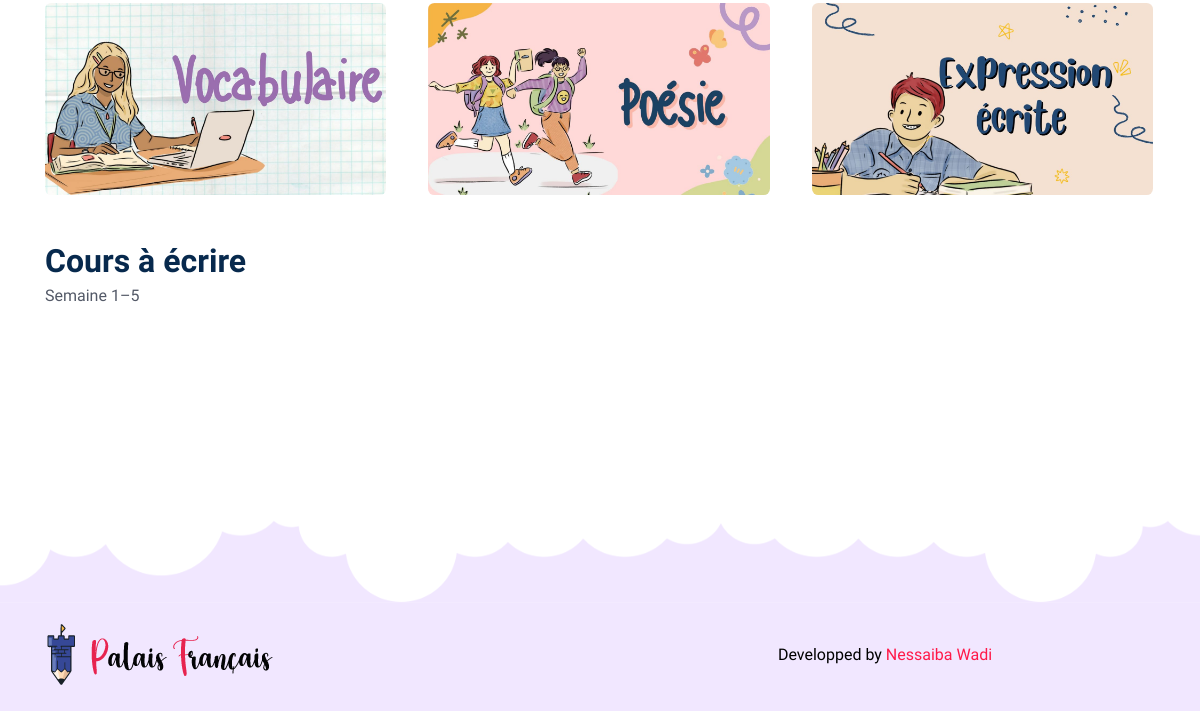
The page /Palais-Français/theme7.php (lower part) on the database as committed earlier.
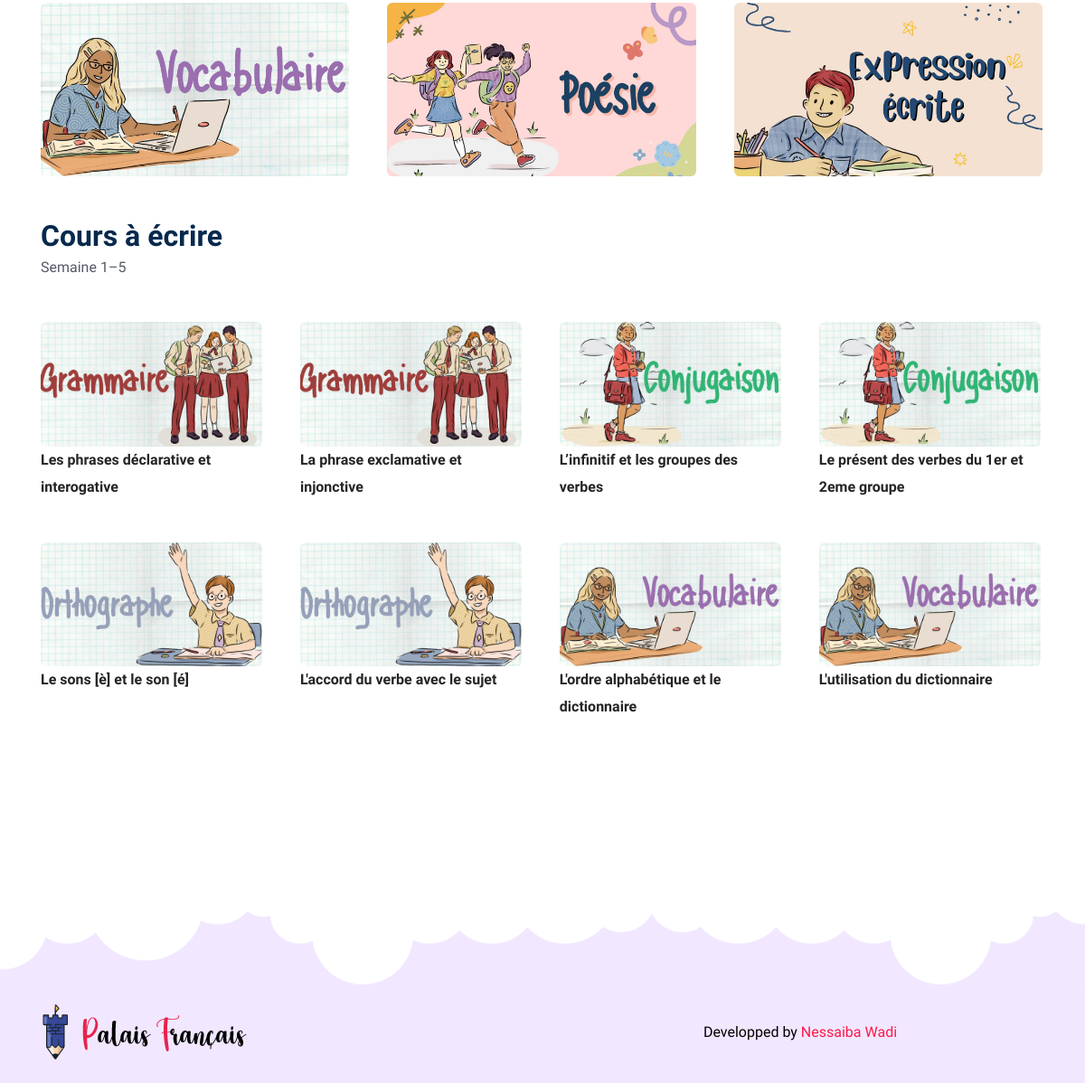
The same page on the database as committed later.
### tables this page shows
CREATE TABLE `courses` (
  `course_id` int(11) NOT NULL,
  `theme_id` int(11) DEFAULT NULL,
  `course_name` varchar(255) DEFAULT NULL,
  `course_pdf` varchar(255) DEFAULT NULL,
  `picture` varchar(255) DEFAULT NULL
);

CREATE TABLE `writingcourses` (
  `id` int(11) NOT NULL,
  `theme_id` int(11) DEFAULT NULL,
  `course_name` varchar(255) DEFAULT NULL,
  `course_pdf` varchar(255) DEFAULT NULL,
  `picture` varchar(255) DEFAULT NULL
);

### Palais-Français/theme7.php (the view, shortened to what this page needs)
<!DOCTYPE html>
<html lang="zxx">
<head>
    <link rel="stylesheet" href="assets/vendors/bootstrap/bootstrap.css">
    <link rel="stylesheet" href="assets/vendors/fontawesome/css/all.css">
    <link rel="stylesheet" href="assets/vendors/bicon/css/bicon.min.css">
    <link rel="stylesheet" href="assets/vendors/themify/themify-icons.css">
    <link rel="stylesheet" href="assets/vendors/animate-css/animate.css">
    <link rel="stylesheet" href="assets/vendors/woocommerce/woocommerce-layouts.css">
    <link rel="stylesheet" href="assets/vendors/woocommerce/woocommerce-small-screen.css">
    <link rel="stylesheet" href="assets/vendors/woocommerce/woocommerce.css">
    <link rel="stylesheet" href="assets/vendors/owl/assets/owl.carousel.min.css">
    <link rel="stylesheet" href="assets/vendors/owl/assets/owl.theme.default.min.css">
    <link rel="stylesheet" href="assets/css/style.css">
    <link rel="stylesheet" href="assets/css/responsive.css">
</head>
<body id="top-header">
<main class="site-main page-wrapper woocommerce">
    <section class="space-3">
        <div class="container">
            <div class="row">
                <div class="col-lg-12 mb-4 mb-lg-0">
                    <ul class="products columns-3">
                        <?php
                        include "conn.php";
                        $theme_id = 10;
                        $resultCourses = $mysqli->query("SELECT * FROM Courses WHERE theme_id = $theme_id");
                        $counter = 0;
                        while ($course = $resultCourses->fetch_assoc()) {
                            $counter++;
                            $class = ($counter % 3 == 0) ? 'product last' : 'product';
                            ?>
                            <li class="<?php echo $class; ?>">
                                <div class="product-wrap">
                                    <?php echo '<a href="' . $course['course_pdf'] . '" target="_blank" class=""><img src="' . $course['picture'] . '" alt=""></a>'; ?>
                                </div>
                            </li>
                            <?php
                        }?>
                    </ul>
                </div>
            </div>
        </div>
    </section>
    <section class="space-3">
        <div class="container">
            <div class="row">
                <div class="col-lg-12 mb-4 mb-lg-0">
                    <div class="section-title">
                        <h2 class="title d-block text-left-sm">Cours à écrire</h2>
                        <p class="woocommerce-result-count"> Semaine 1–5</p>
                    </div>
                    <ul class="products columns-4">
                        <?php
                        include "conn.php";
                        $theme_id = 10;
                        $resultsCourses = $mysqli->query("SELECT * FROM writingcourses WHERE theme_id = $theme_id");
                        $counter = 0;
                        while ($courses = $resultsCourses->fetch_assoc()) {
                            $counter++;
                            $class = ($counter % 4 == 0) ? 'product last' : 'product';
                            ?>
                            <li class="<?php echo $class; ?>">
                                <div class="product-wrap">
                                    <?php echo '<a href="' . $courses['course_pdf'] . '" target="_blank" class=""><img src="' . $courses['picture'] . '" alt=""></a>'; ?>
                                </div>
                                <span class="price">
                                <span class="woocommerce-Price-amount amount">
                                     <?php echo $courses['course_name'] ?>
                                </span>
                            </span>
                            </li>
                            <?php
                        }?>
                    </ul>
                </div>
            </div>
        </div>
    </section>
</main>
<?php include "footer.php" ?>
<div class="fixed-btm-top">
</div>
</body>
</html>

### Palais-Français/footer.php
<section class="footer" style="background-color: #f1e7ff;">
    <section class="banner-style-8-2-footer">
    </section>
    <div class="footer-btm">
        <div class="container">
            <div class="row justify-content-center align-items-center">
                <div class="col-lg-6">
                    <div class="footer-logo">
                        <img src="assets/images/logo-dark.png" alt="Edutim" class="img-fluid">
                    </div>
                </div>
                <div class="col-lg-6">
                    <div class="copyright text-lg-center">
                        <p style="color: black"> Developped by <a href="https://themeturn.com"> Nessaiba Wadi </a> </p>
                    </div>
                </div>
            </div>
        </div>
    </div>
</section>

Rows that differ between the two databases and show on the page:
added writingcourses: picture (picture), course_name "Les phrases déclarative et interogative"
added writingcourses: picture (picture), course_name "La phrase exclamative et injonctive"
added writingcourses: picture (picture), course_name "L’infinitif et les groupes des verbes"
added writingcourses: picture (picture), course_name "Le présent des verbes du 1er et 2eme groupe"
added writingcourses: picture (picture), course_name "Le sons [è] et le son [é]"
added writingcourses: picture (picture), course_name "L'accord du verbe avec le sujet"
added writingcourses: picture (picture), course_name "L'ordre alphabétique et le dictionnaire"
added writingcourses: picture (picture), course_name "L'utilisation du dictionnaire"
